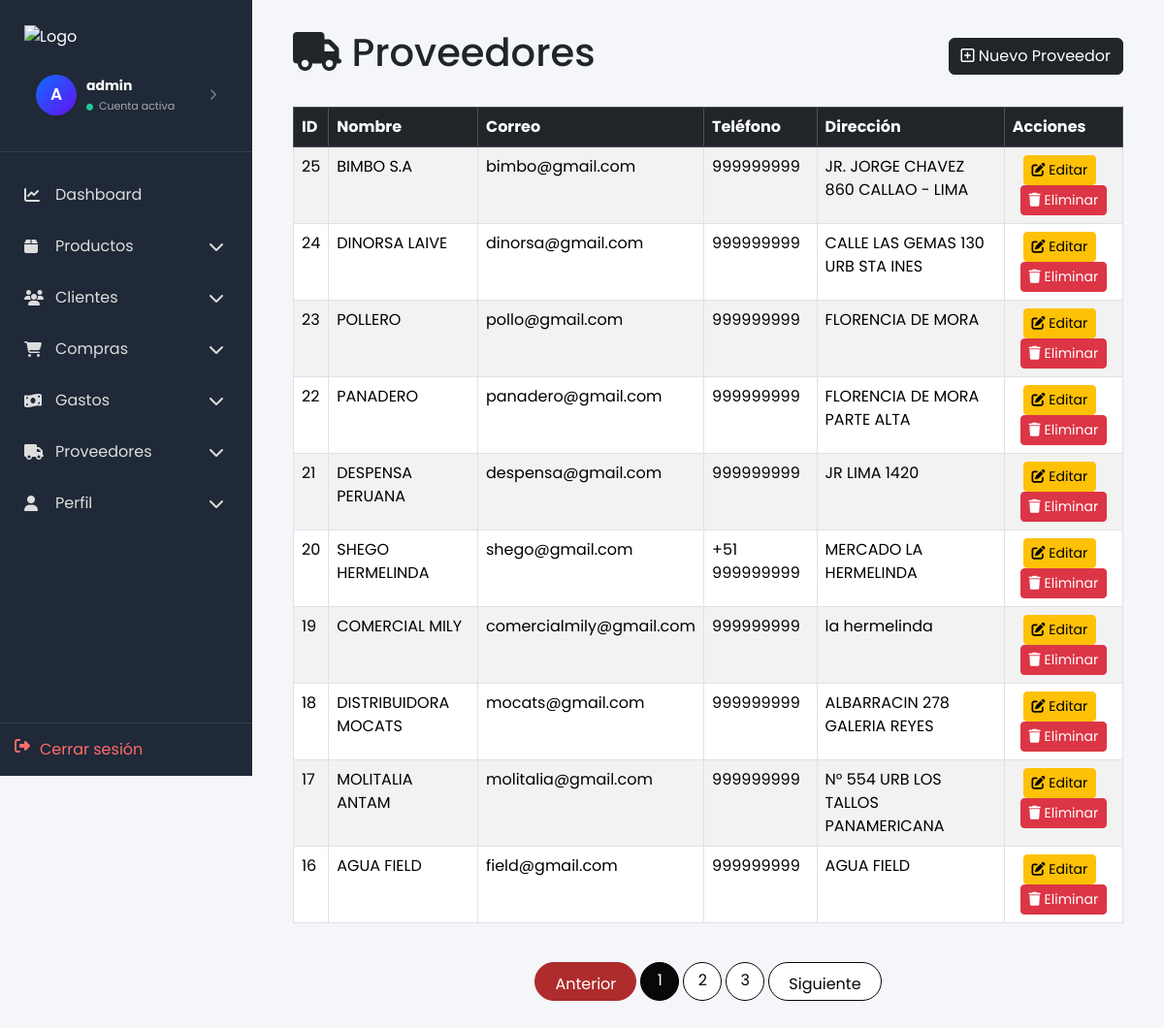
Before: /gastos/lista-proveedores/ (signed in) with the older database file.
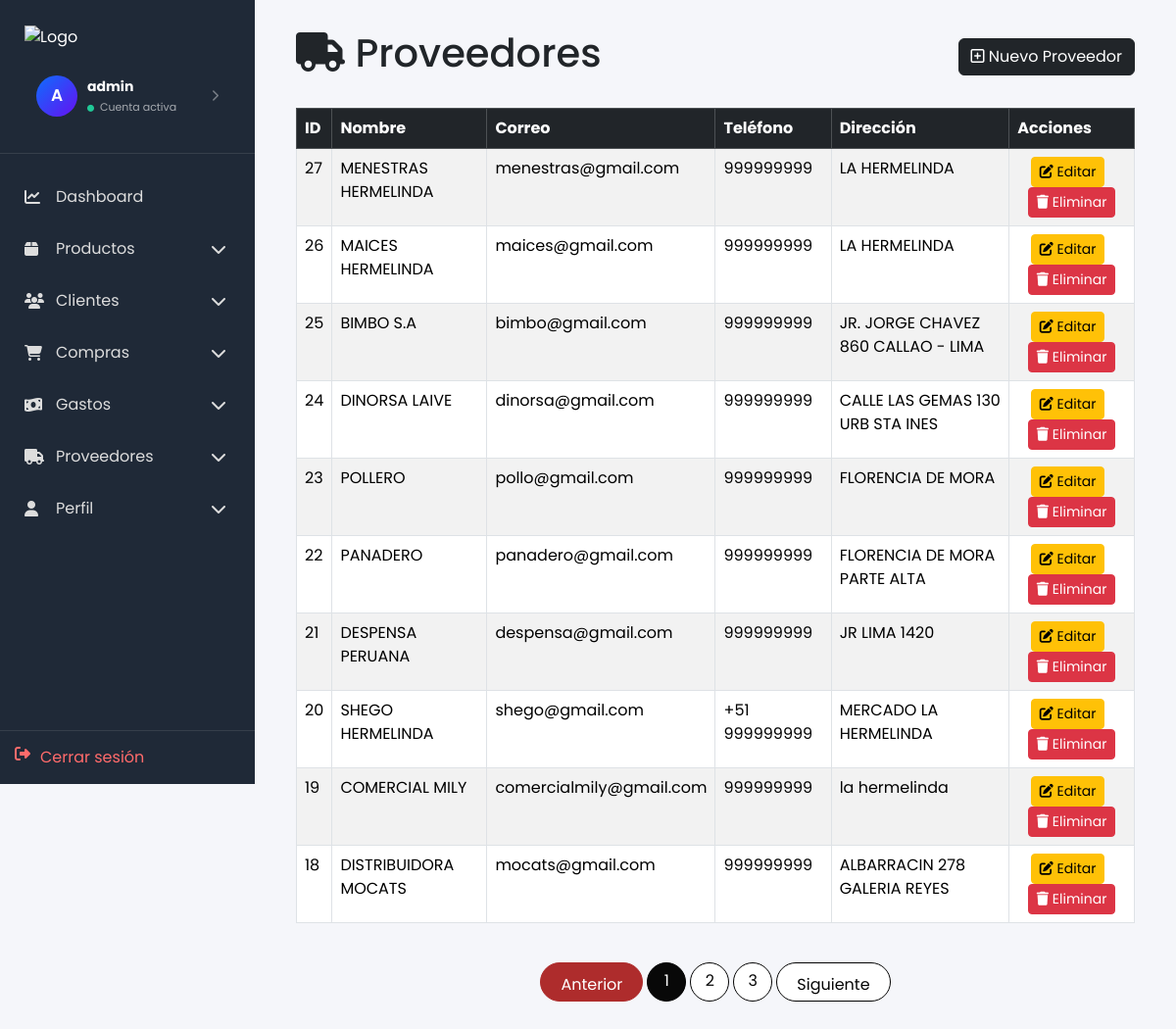
After: the same page with the newer database file.
### gastos/models.py (models this page shows, shortened)
class Proveedor(models.Model):
    nombre = models.CharField(max_length=150)
    email = models.EmailField(blank=True)
    telefono = models.CharField(max_length=20, blank=True)
    direccion = models.TextField(blank=True)
    activo = models.BooleanField(default=True)
    fecha_registro = models.DateTimeField(auto_now_add=True)
    class Meta:
        ordering = ['-fecha_registro']
        verbose_name_plural = 'Proveedores'

### gastos/views.py (the view)
# urls.py: path('lista-proveedores/', views.lista_proveedores, name='lista_proveedores'),
@login_required
def lista_proveedores(request):
    proveedores = Proveedor.objects.filter(activo=True)
    paginator = Paginator(proveedores, 10)  # Mostrar 14 proveedores por página
    page_number = request.GET.get('page')
    page_obj = paginator.get_page(page_number)
    return render(request, 'listaProveedor.html', {'proveedores': page_obj, 'page_obj': page_obj})

### gastos/templates/listaProveedor.html (shortened to what this page needs)
{% extends 'dashboard_base.html' %}
{% block content %}
<div class="container">
  <div class="d-flex justify-content-between align-items-center mb-4">
    <h1><i class="fa-solid fa-truck"></i> Proveedores</h1>
    <a href="{% url 'nuevo_proveedor' %}" class="btn btn-dark"><i class="fa-regular fa-square-plus"></i> Nuevo Proveedor</a>
  </div>
  {% if proveedores %}
    <div class="table-responsive">
      <table class="table table-striped table-hover table-bordered">
        <thead class="table-dark">
          <tr>
            <th>ID</th>
            <th>Nombre</th>
            <th>Correo</th>
            <th>Teléfono</th>
            <th>Dirección</th>
            <th>Acciones</th>
          </tr>
        </thead>
        <tbody>
          {% for proveedor in proveedores %}
            <tr>
              <td>{{ proveedor.id }}</td>
              <td>{{ proveedor.nombre }}</td>
              <td>{{ proveedor.email }}</td>
              <td>{{ proveedor.telefono }}</td>
              <td>{{ proveedor.direccion|default:'-' }}</td>
              <td class="text-center">
                <a href="{% url 'editar_proveedor' proveedor.pk %}" class="btn btn-sm btn-warning me-2"><i class="fa-solid fa-edit"></i> Editar</a>
                <form method="post" action="{% url 'eliminar_proveedor' proveedor.pk %}" class="d-inline">
                  <button type="submit" class="btn btn-sm btn-danger" onclick="return confirm('¿Deseas eliminar este proveedor?')"><i class="fa-solid fa-trash"></i> Eliminar</button>
                </form>
              </td>
            </tr>
          {% endfor %}
        </tbody>
      </table>
    </div>
  {% else %}
    <div class="alert alert-info"> No hay proveedores registrados. <a href="{% url 'nuevo_proveedor' %}">Registra uno ahora</a>.
    </div>
  {% endif %}
</div>
{% if page_obj.paginator.num_pages > 1 %}
<nav aria-label="Paginación" class="mt-4">
  <ul class="pagination justify-content-center">
    {% if page_obj.has_previous %}
      <li class="page-item">
        <a class="page-link" href="?q={{ query }}&tipo={{ tipo }}&page={{ page_obj.previous_page_number }}">Anterior</a>
      </li>
    {% else %}
      <li class="page-item disabled"><span class="page-link">Anterior</span></li>
    {% endif %}
    {% for num in page_obj.paginator.page_range %}
      {% if num == page_obj.number %}
        <li class="page-item active"><span class="page-link">{{ num }}</span></li>
      {% elif num >= page_obj.number|add:'-2' and num <= page_obj.number|add:'2' %}
        <li class="page-item"><a class="page-link" href="?q={{ query }}&tipo={{ tipo }}&page={{ num }}">{{ num }}</a></li>
      {% endif %}
    {% endfor %}
    {% if page_obj.has_next %}
      <li class="page-item">
        <a class="page-link" href="?q={{ query }}&tipo={{ tipo }}&page={{ page_obj.next_page_number }}">Siguiente</a>
      </li>
    {% else %}
      <li class="page-item disabled"><span class="page-link">Siguiente</span></li>
    {% endif %}
  </ul>
</nav>
{% endif %}
{% endblock %}

### dashboard/templates/dashboard_base.html (shortened to what this page needs)
{% extends 'base_admin.html' %}

### templates/base_admin.html (shortened to what this page needs)
<!DOCTYPE html>
<html>
<head>
    {% load static %}
    <link href="https://cdn.jsdelivr.net/npm/bootstrap@5.3.2/dist/css/bootstrap.min.css" rel="stylesheet">
    <link href="{% static 'css/style.css' %}" rel="stylesheet">
    <link href="{% static 'css/sidebar.css' %}" rel="stylesheet">
    <link rel="stylesheet" href="{% static 'css/catalogo.css' %}">
    <link href="https://cdnjs.cloudflare.com/ajax/libs/aos/6.5.0/aos.css" rel="stylesheet">
    <link rel="stylesheet" href="https://cdnjs.cloudflare.com/ajax/libs/font-awesome/6.7.2/css/all.min.css">
</head>
<body>
    {% include 'includes/sidebar_admin.html' %}
    <main class="main-content">
        {% block content %}
        {% endblock %}
    </main>
</body>
</html>

### templates/includes/sidebar_admin.html (shortened to what this page needs)
<div class="sidebar" id="sidebar">
    {% load static %}
    <div class="sidebar-header">
        <img src="{% static 'img/logo2.png' %}" alt="Logo" class="brand-logo">
        <a href="{% url 'perfil' %}" class="sidebar-user">
            <div class="sidebar-avatar">
                {{ user.username|first|upper }}
            </div>
            <div class="sidebar-user-info">
                <strong>
                    {{ user.username }}
                </strong>
                <small>
                    <i class="fa-solid fa-circle"></i>
                    Cuenta activa
                </small>
            </div>
            <i class="fa-solid fa-chevron-right sidebar-user-arrow"></i>
        </a>
    </div>
    <ul class="menu">
        <li>
            <a href="{% url 'dashboard' %}">
                <i class="fa-solid fa-chart-line"></i>
                <span>Dashboard</span>
            </a>
        </li>
        <li class="submenu">
            <a href="{% url 'lista_productos' %}" class="submenu-toggle">
                <div>
                    <i class="fa-solid fa-box"></i>
                    <span>Productos</span>
                </div>
                <i class="fa-solid fa-chevron-down arrow"></i>
            </a>
        </li>
        <li class="submenu">
            <a href="{% url 'lista_clientes' %}" class="submenu-toggle">
                <div>
                    <i class="fa-solid fa-users"></i>
                    <span>Clientes</span>
                </div>
                <i class="fa-solid fa-chevron-down arrow"></i>
            </a>
        </li>
        <li class="submenu">
            <a href="{% url 'lista_compras' %}" class="submenu-toggle">
                <div>
                    <i class="fa-solid fa-cart-shopping"></i>
                    <span>Compras</span>
                </div>
                <i class="fa-solid fa-chevron-down arrow"></i>
            </a>
        </li>
        <li class="submenu">
            <a href="{% url 'lista_gastos' %}" class="submenu-toggle">
                <div>
                    <i class="fa-solid fa-money-bill-wave"></i>
                    <span>Gastos</span>
                </div>
                <i class="fa-solid fa-chevron-down arrow"></i>
            </a>
        </li>
        <li class="submenu">
            <a href="{% url 'lista_proveedores' %}" class="submenu-toggle">
                <div>
                    <i class="fa-solid fa-truck"></i>
                    <span>Proveedores</span>
                </div>
                <i class="fa-solid fa-chevron-down arrow"></i>
            </a>
        </li>
        <li class="submenu">
            <a href="{% url 'perfil' %}" class="submenu-toggle">
                <div>
                    <i class="fa-solid fa-user"></i>
                    <span>Perfil</span>
                </div>
                <i class="fa-solid fa-chevron-down arrow"></i>
            </a>
        </li>
    </ul>
    <div class="logout">
        <a href="{% url 'logout' %}">
            <i class="fa-solid fa-right-from-bracket"></i>
            <span>Cerrar sesión</span>
        </a>
    </div>
</div>

### static/css/style.css (style rules this page uses)
.brand-logo { max-height: 80px; width: auto; margin-right: 10px; }
.brand-logo { height:55px; }
body { font-family:'Poppins',sans-serif; }

### static/css/sidebar.css (style rules this page uses)
body { margin: 0; background: #f5f6fa; }
.sidebar { position: fixed; left: 0; top: 0; width: 260px; height: 100vh; background: #1f2937; color: white; display: flex; flex-direction: column; transition: .3s; overflow-y: auto; }
.sidebar-header { padding: 25px; border-bottom: 1px solid rgba(255, 255, 255, .1); }
.sidebar-header small { color: #bdbdbd; }
.menu { list-style: none; margin: 0; padding: 20px 10px; flex: 1; }
.menu li { margin-bottom: 5px; }
.menu a { position: relative; color: #ddd; text-decoration: none; display: flex; justify-content: flex-start; align-items: center; padding: 12px 15px; border-radius: 8px; transition: .3s; gap: 12px; }
.menu a div { display: flex; align-items: center; gap: 12px; width: 100%; }
.arrow { flex-shrink: 0; transition: .3s; }
.menu a i { position: static; left: auto; }
.menu i { width: 20px; }
.arrow { transition: .3s; }
.logout { border-top: 1px solid rgba(255, 255, 255, .1); padding: 15px; }
.logout a { color: #ff6b6b; text-decoration: none; display: flex; gap: 10px; }
.main-content { margin-left: 260px; width: calc(100% - 260px); min-height: 100vh; padding: 30px; box-sizing: border-box; transition: .3s; overflow-x: hidden; }
.sidebar-user { display: flex; align-items: center; width: 100%; padding: 12px; margin-top: 15px; text-decoration: none; border-radius: 14px; transition: all 0.25s ease; }
.sidebar-avatar { width: 42px; height: 42px; min-width: 42px; border-radius: 50%; display: flex; align-items: center; justify-content: center; background: linear-gradient(135deg, #0d6efd, #6610f2); color: white; font-size: 17px; font-weight: 600; }
.sidebar-user-info { display: flex; flex-direction: column; margin-left: 10px; overflow: hidden; }
.sidebar-user-info strong { color: white; font-size: 14px; white-space: nowrap; overflow: hidden; text-overflow: ellipsis; }
.sidebar-user-info small { color: rgba(255, 255, 255, 0.6); font-size: 11px; margin-top: 2px; }
.sidebar-user-info small i { color: #20c997; font-size: 7px; margin-right: 3px; }
.sidebar-user-arrow { margin-left: auto; color: rgba(255, 255, 255, 0.4); font-size: 12px; transition: transform 0.25s ease; }

### static/css/catalogo.css (style rules this page uses)
body { font-family:'Poppins', sans-serif; }
.pagination .page-link { color:#050505; border-radius:50%; margin:0 5px; width:40px; height:40px; text-align:center; border:1px solid #040404; }
.pagination .active .page-link { background:#080808; border-color:#000000; color:white; }
.pagination .disabled .page-link { background: #ae2c2c; border-color: #ae2c2c; color: #ffffff; }
.pagination .page-item:first-child .page-link, .pagination .page-item:last-child .page-link { width:auto; padding:10px 20px; border-radius:25px; }

Changed rows visible on the page:
no longer on this page (row unchanged): Proveedor: id "17", nombre "MOLITALIA ANTAM", email "molitalia@gmail.com", telefono "999999999", direccion "N° 554 URB LOS TALLOS PANAMERICANA"
no longer on this page (row unchanged): Proveedor: id "16", nombre "AGUA FIELD", email "field@gmail.com", telefono "999999999", direccion "AGUA FIELD"
added Proveedor: id "27", nombre "MENESTRAS HERMELINDA", email "menestras@gmail.com", telefono "999999999", direccion "LA HERMELINDA"
added Proveedor: id "26", nombre "MAICES HERMELINDA", email "maices@gmail.com", telefono "999999999", direccion "LA HERMELINDA"
